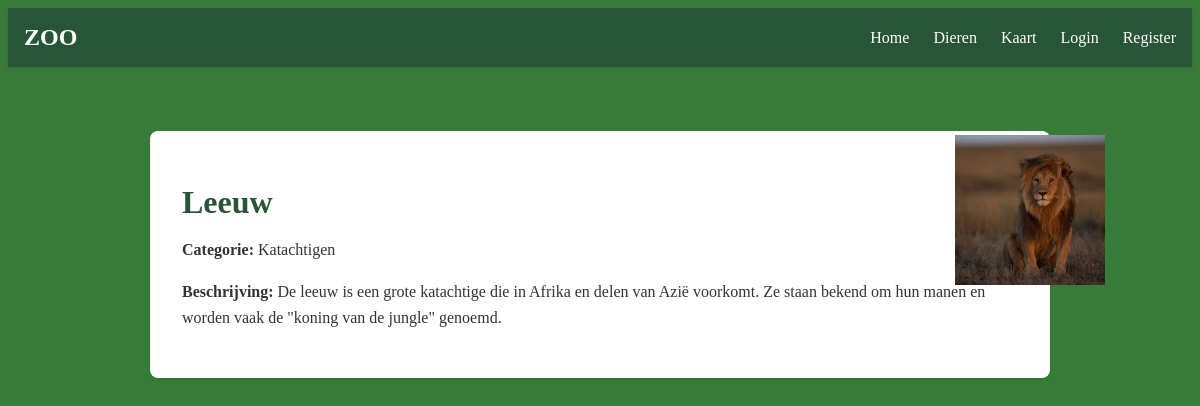
The app's page /dier/Leeuw with its own data.
### tables this page shows
CREATE TABLE DIEREN (id INTEGER PRIMARY KEY AUTOINCREMENT, naam TEXT, beschrijving TEXT, categorie TEXT);

### app.py (the view)
@app.route("/dier/<naam>")
def dierpagina(naam):
    resultaat = db.execute("SELECT * FROM DIEREN WHERE naam = ?", naam)
    if len(resultaat) == 0:
        return "Dier niet gevonden", 404
    return render_template("dierpagina.html", dier=resultaat[0])

### templates/dierpagina.html
{% extends "layout.html" %}
{% block content -%}
<div class="dier-container">
    <div class="dier-content">
        <h1>{{ dier["naam"] }}</h1>
        <p><strong>Categorie:</strong> {{ dier["categorie"] }}</p>
        <p><strong>Beschrijving:</strong> {{ dier["beschrijving"] }}</p>
        <img class="dier-foto" id="dier-afbeelding" src="/static/Dieren/{{ dier['naam'] }}.jpg" alt="{{ dier['naam'] }}" style="width:150px; height:150px;">
            </div>
</div>
{%- endblock -%}

### static/style.css (style rules this page uses)
body { background-color: rgb(55, 125, 57); }
.dier-container { max-width: 900px; margin: 0 auto; padding: 2rem; }
.dier-content { background-color: white; padding: 2rem; border-radius: 8px; box-shadow: 0 2px 4px rgba(0,0,0,0.1); }
.dier-content h1 { color: rgb(39, 85, 53); margin-bottom: 1rem; }
.dier-content p { color: #333; line-height: 1.6; }
.dier-foto { position: fixed; top: 135px; left: 955px; }

### records on screen
DIEREN: naam "Leeuw", categorie "Katachtigen", beschrijving "De leeuw is een grote katachtige die in Afrika en delen van Azië voorkomt. Ze staan bekend om hun manen en worden vaak de \"koning van de jungle\" genoemd.", naam (picture)
